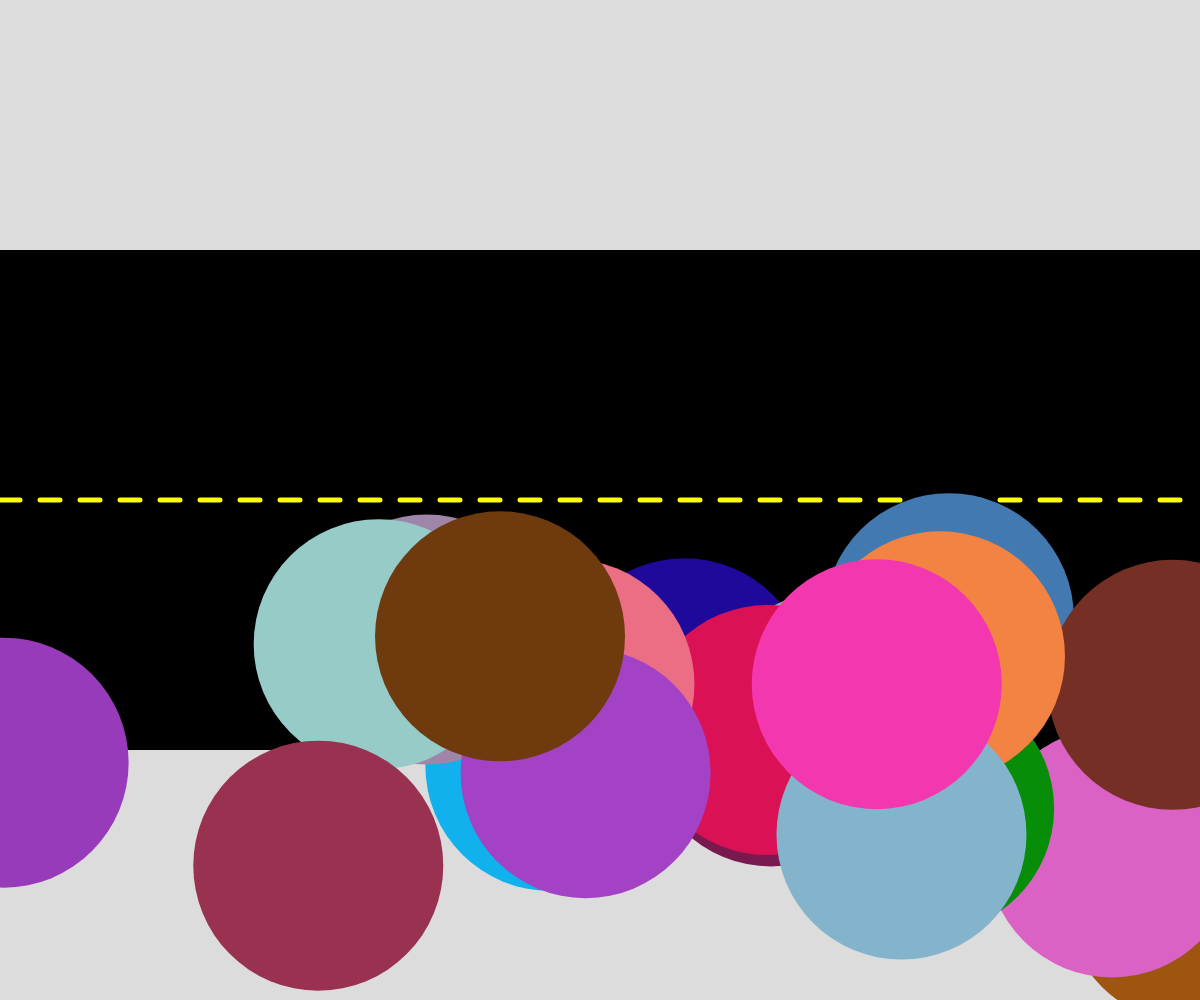
Frame 1 (no input)
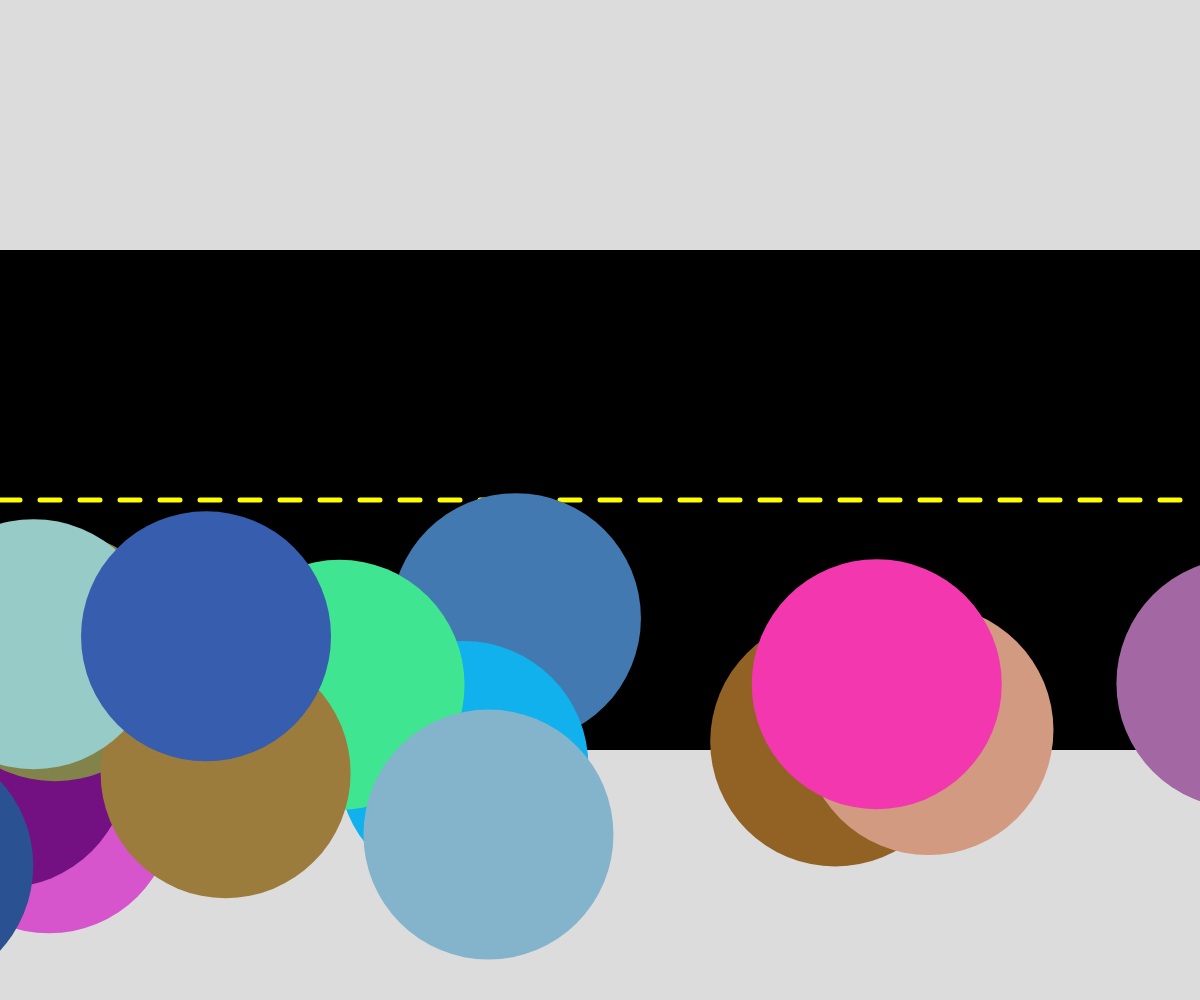
Frame 60 (no input)
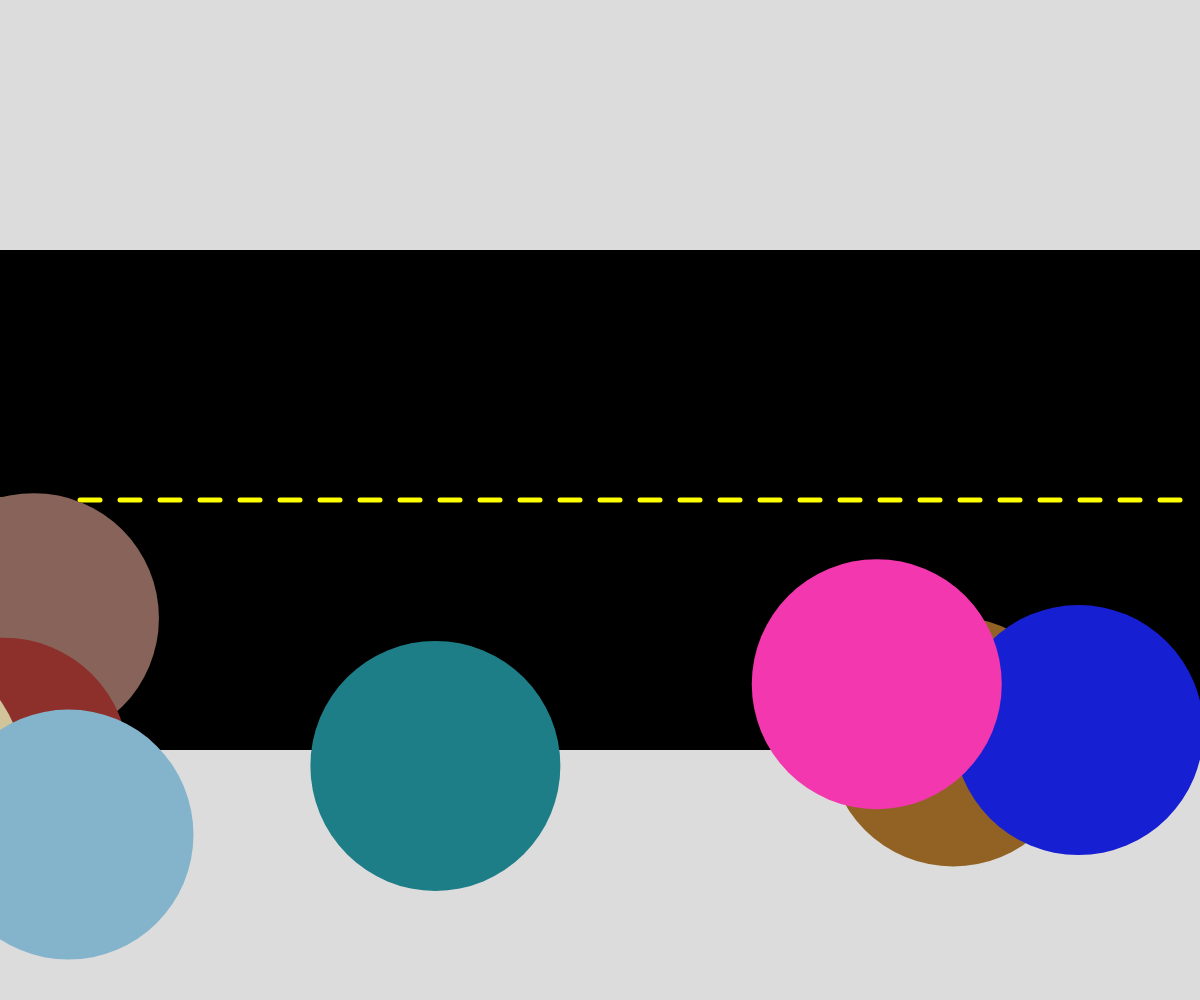
Frame 120 (the mouse pressed at the canvas centre since frame 60)

The p5.js sketch that drew these frames (run headless with seeded random() and noise() and a simulated clock; from frame 60 on, the mouse is pressed at the canvas centre):

// p5.js sketch
// ── sketch.js
// Cars
// Treydon Olfert
// April 15, 2024
// Cars using classes
let eastbound = [];
let westbound = [];

function drawRoad() {
  noStroke();
  fill(0);
  rect(0, height/4, width, height/2);
  stroke(255, 255, 0);
  strokeWeight(5);
  for (let i = 0; i < width; i+= 40) {
    line(i, height/2, i + 20, height/2);
  }
  noStroke();
}


function setup() {
  createCanvas(windowWidth, windowHeight);
  for (let i = 0; i < 20; i++) {
    eastbound.push(new Vehicle(int(random(2)), color(random(255), random(255), random(255)), random(width), random(width/2, 3 * width/4), 1, int(random(16)))); //possibly round speed
    westbound.push(new Vehicle(int(random(2)), color(random(255), random(255), random(255)), random(width), random(width/2, 3 * width/4), 0, -1 * int(random(16))));
  }
}

function draw() {
  background(220);
  drawRoad();
  for (i of eastbound) {
    i.action();
  }
  for (i of westbound) {
    i.action();
  }
}

class Vehicle {
  constructor(type, color, x, y, direction, xSpeed) {
    this.type = type;
    this.color = color;
    this.x = x;
    this.y = y;
    this.direction = direction;
    this.xSpeed = xSpeed;
  }

  action() {
    if (int(random(99)) === 0) {
      this.speedUp();
    }
    if (int(random(99)) === 0) { //clarify?
      this.speedDown();
    }
    if (int(random(99)) === 0) {
      this.changeColor();
    }
    this.move();
    this.display();
  }

  display() {
    if (this.type === 0) {
      fill(this.color);
      circle(this.x, this.y, 250);
    }
  }

  move() {
    this.x += this.xSpeed;
  }

  speedUp() {
    if (this.direction === 1 && this.xSpeed < 15) {
      this.xSpeed++;
    }
    else if (this.xSpeed > -15) {
      this.xSpeed--;
    }
  }

  speedDown() {
    if (this.direction === 1 && this.xSpeed > 0) {
      this.xSpeed--;
    }
    else if (this.xSpeed < 0) {
      this.xSpeed++;
    }
  }

  changeColor() {
    this.color = color(random(255), random(255), random(255));
  }
}
